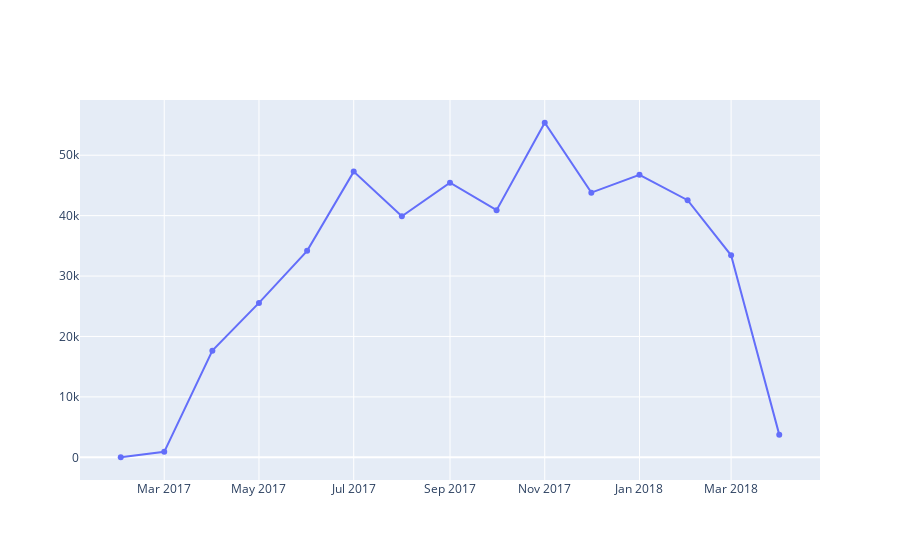

Notebook code cell kept with this figure:
### Markdown cell above
**Vendas por mês**

### Code cell
data = [go.Scatter(x=vendas_por_mes.index,
                   y=vendas_por_mes.values)]
py.iplot(data)

### Figure 1 — Plotly figure (JSON) as saved in the notebook; plotly's stock layout.template omitted (floating-point values rounded to 4 significant figures)
{"data": [{"type": "scatter", "x": ["2017-02-01T00:00:00", "2017-03-01T00:00:00", "2017-04-01T00:00:00", "2017-05-01T00:00:00", "2017-06-01T00:00:00", "2017-07-01T00:00:00", "2017-08-01T00:00:00", "2017-09-01T00:00:00", "2017-10-01T00:00:00", "2017-11-01T00:00:00", "2017-12-01T00:00:00", "2018-01-01T00:00:00", "2018-02-01T00:00:00", "2018-03-01T00:00:00", "2018-04-01T00:00:00"], "y": [9.99, 902.9, 17650.0, 25560.0, 34170.0, 47280.0, 39900.0, 45460.0, 40910.0, 55370.0, 43810.0, 46760.0, 42560.0, 33440.0, 3754.0]}], "layout": {}}
